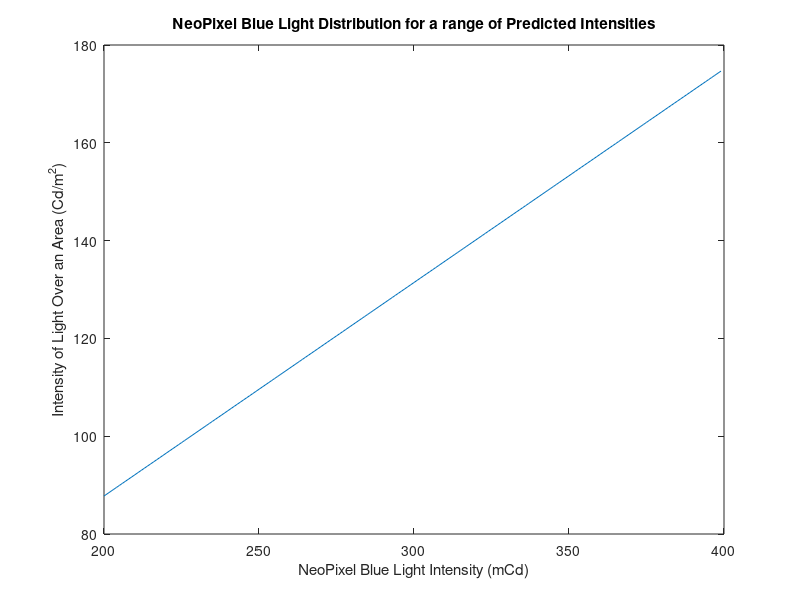

The MATLAB source for this figure:


N=200;
radius = 2.7*10^(-2);
CandelasPerMetreSquared = zeros(1,N);
for k=1:1:N

    milicandelas = 200 + k;

    Candelas = milicandelas*10^(-3);

    Area = pi*(radius^2);

    CandelasPerMetreSquared(1,k) = Candelas/Area;

end
candelaRange = N:1:400-1;
plot(candelaRange, CandelasPerMetreSquared)
ylabel('Intensity of Light Over an Area (Cd/m^2)');
xlabel('NeoPixel Blue Light Intensity (mCd)');
title('NeoPixel Blue Light Distribution for a range of Predicted Intensities');